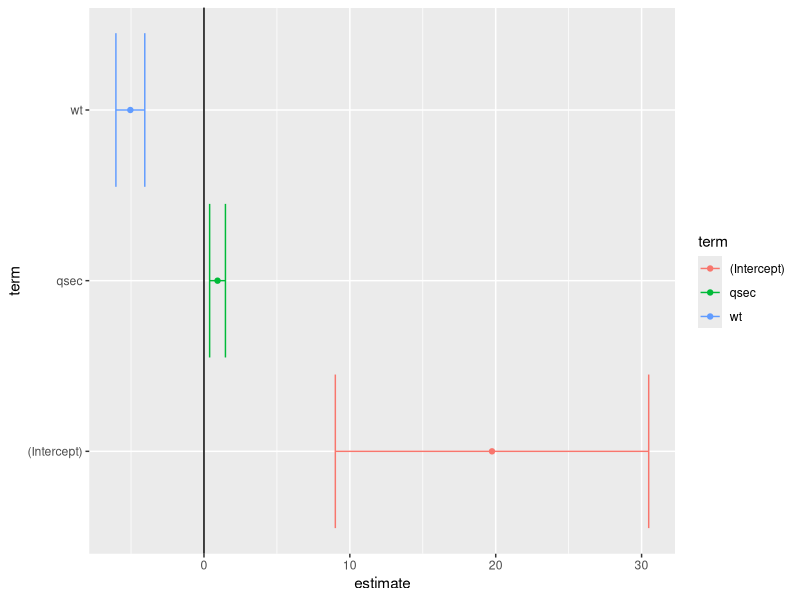

This figure's R source:
## ---- chunk 1
knitr::opts_chunk$set(echo = TRUE)
## ---- chunk 2
fit <- lm(mpg ~ wt + qsec, mtcars)
summary(fit)
## ---- chunk 3
suppressPackageStartupMessages( library(broom) )
tidy(fit)
## ---- chunk 4
head(augment(fit))
## ---- chunk 5
glance(fit)
## ---- chunk 6
suppressPackageStartupMessages( library(ggplot2) )
td <- tidy(fit, conf.int = TRUE)
ggplot(td, aes(estimate, term, color = term)) +
    geom_point() +
    geom_errorbarh(aes(xmin = conf.low, xmax = conf.high)) +
    geom_vline( xintercept = 0 )
